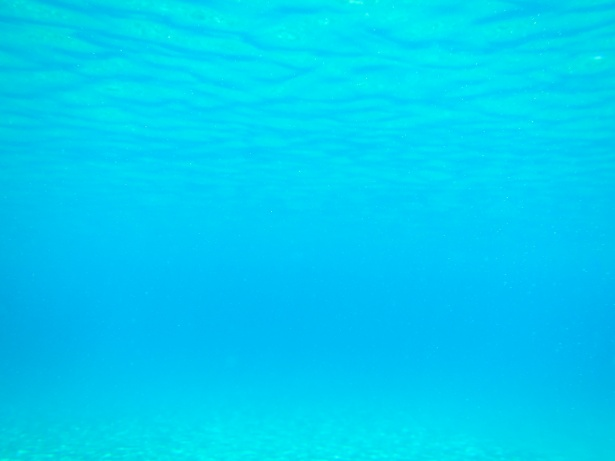
#> input picture bg.jpeg, 615 x 461 px, given in place of the camera
$ python fish-detector.py   (older library calls are emulated)
#> lines starting #> are read from the running program, lines starting #| are printed output that depends on the picture; after the words box and inside, x2 and y2 are one past the last pixel; in counts of white or black regions, pixels touching at a corner belong together
#opencv is MIT
import cv2

# Read image
cam = cv2.VideoCapture(0)

while(1):
        ret, frame = cam.read()
#> frame is the input picture: shape (461, 615, 3); mean B, G, R 242.1, 205.7, 0.5

        if not ret:
            break

        canvas = frame.copy()

        lower = (80,0,0)  #130,150,80
        upper = (255,200,200) #250,250,120
        mask = cv2.inRange(frame, lower, upper)
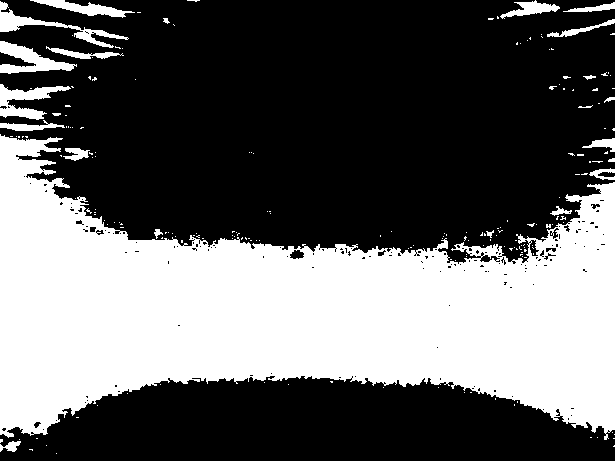
#> mask: shape (461, 615); 38.5% white; 198 white regions (175 under 20 px)
        try:
            # NB: using _ as the variable name for two of the outputs, as they're not used
            _, contours, _ = cv2.findContours(mask, cv2.RETR_EXTERNAL, cv2.CHAIN_APPROX_NONE)
#> contours = 195 contours, 178 with area under 20; largest, box (x1, y1, x2, y2) and area: (0, 134, 615, 440) 101347, (0, 41, 77, 74) 988, (0, 84, 71, 120) 925, (0, 1, 129, 48) 906, (30, 0, 135, 18) 606
            blob = max(contours, key=lambda el: cv2.contourArea(el))
#> blob = contour of 3002 points, box (x1, y1, x2, y2) (0, 134, 615, 440), area 101347
            M = cv2.moments(blob)
#> M = moments, m00 101347, centre m10/m00, m01/m00 = (292.5, 310.1)
            center = (int(M["m10"] / M["m00"]), int(M["m01"] / M["m00"]))
#> center = (292, 310)

            cv2.circle(canvas, center, 2, (0,0,255), -1)
#> canvas: shape (461, 615, 3); under 0.01% of pixels changed, all inside (x1, y1, x2, y2) = (290, 308, 295, 313)

        except (ValueError, ZeroDivisionError):
            pass

        cv2.imshow('frame',frame)
        cv2.imshow('canvas',canvas)
        cv2.imshow('mask',mask)

        if cv2.waitKey(1) & 0xFF == ord('q'):
#> (key q is pressed here)
                break
#> (the run stopped early here; a loop or call above may not have finished)
